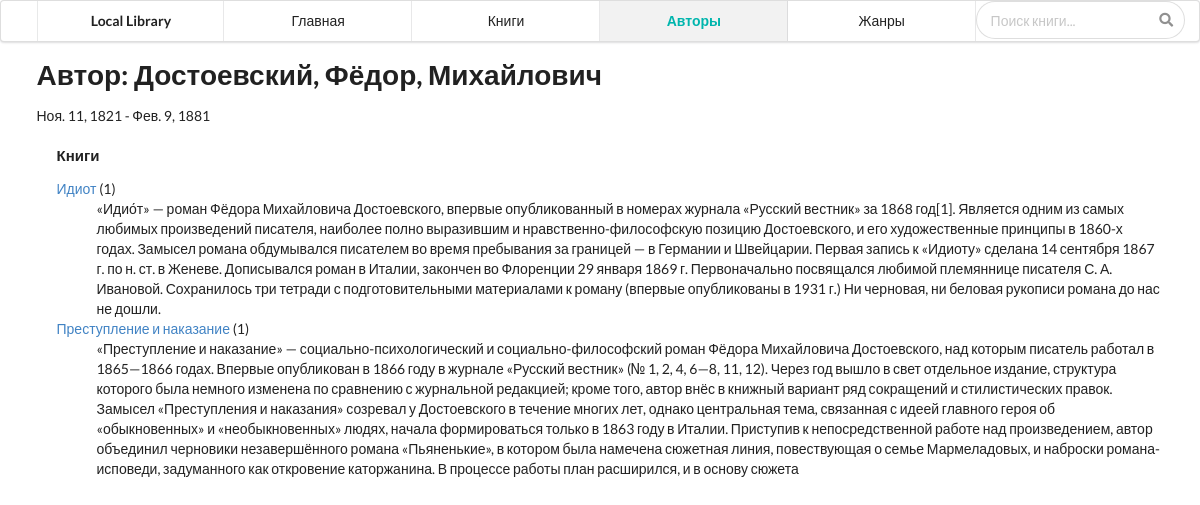
The app's page /catalog/author/1 with its own data.
### catalog/models.py (models this page shows, shortened)
class Author(models.Model):
    first_name = models.CharField(max_length=100, default=None)
    midle_name = models.CharField(max_length=100, default=None)
    last_name = models.CharField(max_length=100, default=None)
    date_of_birth = models.DateField(null=True, blank=True)
    date_of_death = models.DateField('Died', null=True, blank=True)
    class Meta:
        verbose_name = 'Автор'
        verbose_name_plural = 'Авторы'
    def __str__(self):
        return '%s, %s, %s' % (self.last_name, self.first_name, self.midle_name)

class Book(models.Model):
    title = models.CharField(max_length=200)
    author = models.ForeignKey('Author', on_delete=models.SET_NULL, null=True)
    summary = models.TextField(max_length=1000, help_text="Введите краткое описание книги")
    isbn = models.CharField('ISBN', max_length=13,
                            help_text='13 Character <a href="https://www.isbn-international.org/content/what-isbn">ISBN number</a>')
    genre = models.ManyToManyField(Genre, help_text="Выберите жанр данной книги")
    language = models.ForeignKey('Language', on_delete=models.SET_NULL, null=True)
    class Meta:
        verbose_name = 'Книга'
        verbose_name_plural = 'Книги'
    def __str__(self):
        return self.title
    def display_genre(self):
        return ', '.join([genre.name for genre in self.genre.all()[:3]])
    display_genre.short_description = 'Genre'

### catalog/views.py (the view)
# urls.py: re_path('author/(?P<pk>\d+)$', views.AuthorDetailView.as_view(), name='author-detail'),
class AuthorDetailView(generic.DetailView):
    model = Author

### catalog/templates/catalog/author_detail.html (shortened to what this page needs)
{% extends "base.html" %}
{% block sidebar %}
    <div class="ui six item menu">
        <div class="ui container">
            <a class="header teal item" href="/">Local Library</a>
            <a class="item" href="{% url 'index' %}">Главная</a>
            <a class="item" href="{% url 'books' %}">Книги</a>
            <a class="teal item active" href="{% url 'authors' %}"><strong>Авторы</strong></a>
            <a class="item" href="">Жанры</a>
            <div class="ui medium right aligned category search">
                <div class="ui icon input">
                    <input class="prompt" type="text" placeholder="Поиск книги...">
                </div>
            </div>
        </div>
    </div>
{% endblock %}
{% block content %}
<h1>Автор: {{ author }} </h1>
<p>{{author.date_of_birth}} - {% if author.date_of_death %}{{author.date_of_death}}{% endif %}</p>
<div style="margin-left:20px;margin-top:20px">
<h4>Книги</h4>
<dl>
{% for book in author.book_set.all %}
  <dt><a href="{% url 'book-detail' book.pk %}">{{book}}</a> ({{book.bookinstance_set.all.count}})</dt>
  <dd>{{book.summary}}</dd>
{% endfor %}
</dl>
</div>
{% endblock %}

### catalog/static/css/site.css (style rules this page uses)
html, body { height: 100%; }
html { font-size: 14px; }
body { margin: 0px; padding: 0px; overflow-x: hidden; min-width: 320px; background: #FFFFFF; font-family: 'Lato', 'Helvetica Neue', Arial, Helvetica, sans-serif; font-size: 14px; line-height: 1.4285em; color: rgba(0, 0, 0, 0.87); font-smoothing: antialiased; }
h1, h2, h3, h4, h5 { font-family: 'Lato', 'Helvetica Neue', Arial, Helvetica, sans-serif; line-height: 1.28571429em; margin: calc(2rem - 0.14285714em ) 0em 1rem; font-weight: bold; padding: 0em; }
h1 { min-height: 1rem; font-size: 2rem; }
h4 { font-size: 1.07142857rem; }
h1:first-child, h2:first-child, h3:first-child, h4:first-child, h5:first-child { margin-top: 0em; }
p { margin: 0em 0em 1em; line-height: 1.4285em; }
a { color: #4183C4; text-decoration: none; }

### catalog/static/css/container.css (style rules this page uses)
.ui.container { display: block; max-width: 100% !important; }
@media only screen and (min-width: 1200px) { .ui.container { width: 1127px; margin-left: auto !important; margin-right: auto !important; } }

### catalog/static/css/menu.css (style rules this page uses)
.ui.menu { display: -webkit-box; display: -ms-flexbox; display: flex; margin: 1rem 0em; font-family: 'Lato', 'Helvetica Neue', Arial, Helvetica, sans-serif; background: #FFFFFF; font-weight: normal; border: 1px solid rgba(34, 36, 38, 0.15); -webkit-box-shadow: 0px 1px 2px 0 rgba(34, 36, 38, 0.15); box-shadow: 0px 1px 2px 0 rgba(34, 36, 38, 0.15); border-radius: 0.28571429rem; min-height: 2.85714286em; }
.ui.menu:after { content: ''; display: block; height: 0px; clear: both; visibility: hidden; }
.ui.menu:first-child { margin-top: 0rem; }
.ui.menu:not(.vertical) .item { display: -webkit-box; display: -ms-flexbox; display: flex; -webkit-box-align: center; -ms-flex-align: center; align-items: center; }
.ui.menu .item { position: relative; vertical-align: middle; line-height: 1; text-decoration: none; -webkit-tap-highlight-color: transparent; -webkit-box-flex: 0; -ms-flex: 0 0 auto; flex: 0 0 auto; -webkit-user-select: none; -moz-user-select: none; -ms-user-select: none; user-select: none; background: none; padding: 0.92857143em 1.14285714em; text-transform: none; color: rgba(0, 0, 0, 0.87); font-weight: normal; -webkit-transition: background 0.1s ease, color 0.1s ease, -webkit-box-shadow 0.1s ease; transition: background 0.1s ease, color 0.1s ease, -webkit-box-shadow 0.1s ease; transition: background 0.1s ease, box-shadow 0.1s ease, color 0.1s ease; transition: background 0.1s ease, box-shadow 0.1s ease, color 0.1s ease, -webkit-box-shadow 0.1s ease; }
.ui.menu .item:before { position: absolute; content: ''; top: 0%; right: 0px; height: 100%; width: 1px; background: rgba(34, 36, 38, 0.1); }
.ui.menu > .grid, .ui.menu > .container { display: -webkit-box; display: -ms-flexbox; display: flex; -webkit-box-align: inherit; -ms-flex-align: inherit; align-items: inherit; -webkit-box-orient: inherit; -webkit-box-direction: inherit; -ms-flex-direction: inherit; flex-direction: inherit; }
.ui.menu .header.item, .ui.vertical.menu .header.item { margin: 0em; background: ''; text-transform: normal; font-weight: bold; }
@media only screen and (min-width: 768px) { .ui.menu:not(.secondary):not(.text):not(.tabular):not(.borderless) > .container > .item:not(.right):not(.borderless):first-child { border-left: 1px solid rgba(34, 36, 38, 0.1); } }
.ui.menu .active.item { background: rgba(0, 0, 0, 0.05); color: rgba(0, 0, 0, 0.95); font-weight: normal; -webkit-box-shadow: none; box-shadow: none; }
.ui.menu .teal.active.item, .ui.teal.menu .active.item { border-color: #00B5AD !important; color: #00B5AD !important; }
.ui.item.menu, .ui.item.menu .item { width: 100%; padding-left: 0em !important; padding-right: 0em !important; margin-left: 0em !important; margin-right: 0em !important; text-align: center; -webkit-box-pack: center; -ms-flex-pack: center; justify-content: center; }
.ui.menu.six.item .item { width: 16.666%; }
.ui.menu { font-size: 1rem; }

### catalog/static/css/search.css (style rules this page uses)
.ui.search { position: relative; }
.ui.search .prompt { border-radius: 500rem; }
.ui.search { font-size: 1em; }

### records on screen
Author: last_name+first_name+midle_name "Достоевский, Фёдор, Михайлович", date_of_birth "Ноя. 11, 1821", date_of_death "Фев. 9, 1881"
Book: title "Идиот", bookinstance_set.all.count "1", summary "«Идио́т» — роман Фёдора Михайловича Достоевского, впервые опубликованный в номерах журнала «Русский вестник» за 1868 год[1]. Является одним из самых любимых произведений писателя, наиболее полно выразившим и нравственно-философскую позицию Достоевского, и его художественные принципы в 1860-х годах. Замысел романа обдумывался писателем во время пребывания за границей — в Германии и Швейцарии. Первая запись к «Идиоту» сделана 14 сентября 1867 г. по н. ст. в Женеве. Дописывался роман в Италии, закончен во Флоренции 29 января 1869 г. Первоначально посвящался любимой племяннице писателя С. А. Ивановой. Сохранилось три тетради с подготовительными материалами к роману (впервые опубликованы в 1931…"
Book: title "Преступление и наказание", bookinstance_set.all.count "1", summary "«Преступление и наказание» — социально-психологический и социально-философский роман Фёдора Михайловича Достоевского, над которым писатель работал в 1865—1866 годах. Впервые опубликован в 1866 году в журнале «Русский вестник» (№ 1, 2, 4, 6—8, 11, 12). Через год вышло в свет отдельное издание, структура которого была немного изменена по сравнению с журнальной редакцией; кроме того, автор внёс в книжный вариант ряд сокращений и стилистических правок. Замысел «Преступления и наказания» созревал у Достоевского в течение многих лет, однако центральная тема, связанная с идеей главного героя об «обыкновенных» и «необыкновенных» людях, начала формироваться только в 1863 году в Италии. Приступив к…"
